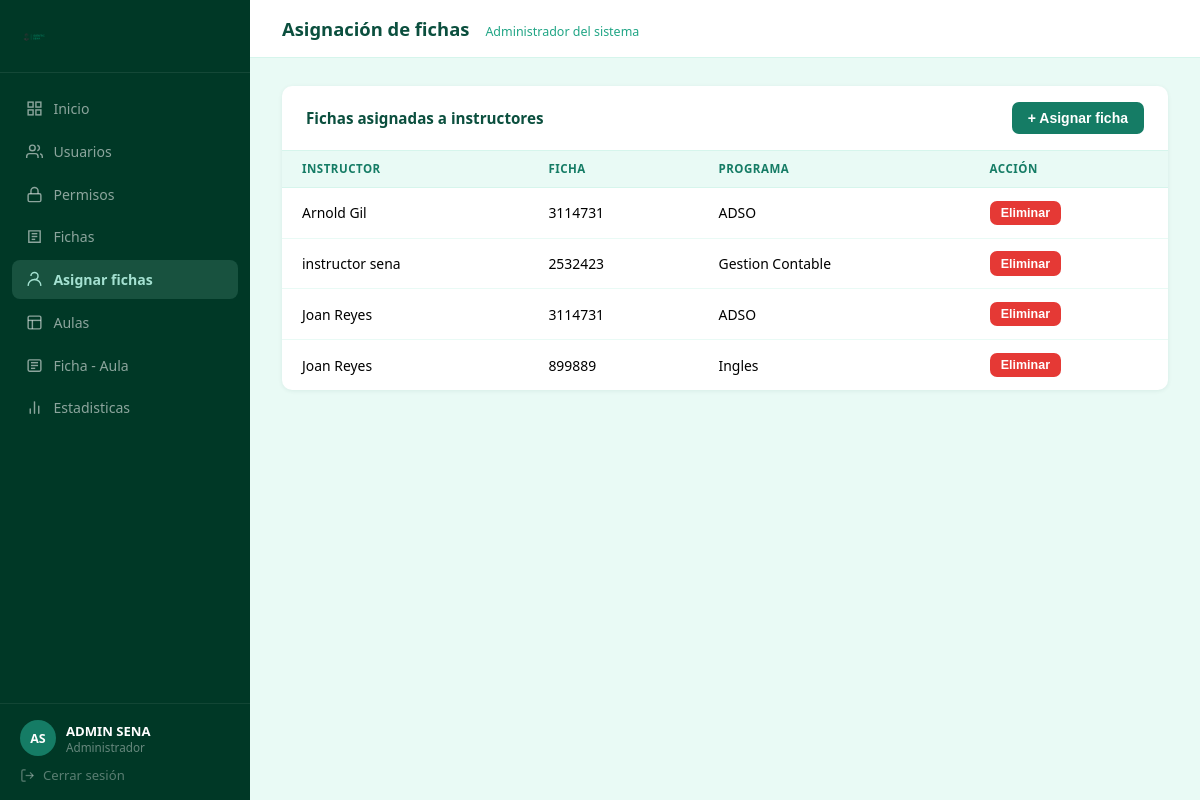
The app's page /usuarios/dashboard/asignaciones/ (signed in) with its own data.
### usuarios/models.py (models this page shows, shortened)
class Usuario(AbstractUser):
    ROL_CHOICES = [
        ('admin',     'Administrador'),
        ('vigilante', 'Vigilante'),
        ('aprendiz', 'Aprendiz'),
        ('instructor','Instructor'),
    ]
    email           = models.EmailField(unique=True)
    tipoDocumento   = models.CharField(max_length=2)
    numeroDocumento = models.CharField(max_length=20, unique=True)
    nombre          = models.CharField(max_length=50)
    apellido        = models.CharField(max_length=50)
    edad            = models.PositiveIntegerField(blank=True, null=True)
    telefono        = models.CharField(max_length=15, blank=True, null=True)
    rol = models.CharField(
        max_length=20,
        choices=ROL_CHOICES,
        default='aprendiz',
    )
    USERNAME_FIELD  = 'email'
    REQUIRED_FIELDS = ['username', 'nombre', 'apellido']

class InstructorFicha(models.Model):
    instructor = models.ForeignKey(
        Usuario,
        on_delete=models.CASCADE,
        limit_choices_to={'rol': 'instructor'}
    )
    ficha = models.ForeignKey(
        Ficha,
        on_delete=models.CASCADE
    )
    class Meta:
        unique_together = ('instructor', 'ficha')

class Ficha(models.Model):
    codigo = models.CharField(
        max_length=20,
        unique=True
    )
    programa = models.CharField(
        max_length=200
    )
    jornada = models.CharField(
        max_length=50
    )
    aprendices = models.ManyToManyField(
        Usuario,
        limit_choices_to={'rol': 'aprendiz'},
        related_name="fichas"
    )

### usuarios/views.py (the view)
@login_required
@user_passes_test(es_admin, login_url='login')
def dashboard_asignar_fichas(request):
    instructores = Usuario.objects.filter(
        rol='instructor'
    )
    fichas = Ficha.objects.all()
    asignaciones = InstructorFicha.objects.select_related(
        'instructor',
        'ficha'
    )
    return render(
        request,
        'usuarios/dashboard_asignar_fichas.html',
        {
            'instructores': instructores,
            'fichas': fichas,
            'asignaciones': asignaciones
        }
    )

### usuarios/views.py (called while the page is built)
def es_admin(user):
    return user.is_authenticated and (
        user.is_staff or user.rol == 'admin'
    )

### usuarios/templates/usuarios/dashboard_asignar_fichas.html (shortened to what this page needs)
{% load static %}
<!DOCTYPE html>
<html lang="es">
<head>
    <link rel="stylesheet" href="{% static 'css/mainConfig.css' %}">
    <link rel="stylesheet" href="{% static 'css/dashboard.css' %}">
</head>
<body>
    <div class="dash-layout">
        <aside class="dash-sidebar">
            <div class="dash-brand">
                <img src="{% static 'img/identic_sena 2-largo.png' %}" class="dash-logo">
            </div>
            <nav class="dash-nav">
                <a href="{% url 'dashboard' %}" class="dash-nav-item">
                    <svg viewBox="0 0 24 24" fill="none" stroke="currentColor" stroke-width="2">
                        <rect x="3" y="3" width="7" height="7" />
                        <rect x="14" y="3" width="7" height="7" />
                        <rect x="3" y="14" width="7" height="7" />
                        <rect x="14" y="14" width="7" height="7" />
                    </svg>
                    Inicio
                </a>
                <a href="{% url 'dashboard_usuarios' %}" class="dash-nav-item">
                    <svg viewBox="0 0 24 24" fill="none" stroke="currentColor" stroke-width="2">
                        <path d="M17 21v-2a4 4 0 0 0-4-4H5a4 4 0 0 0-4 4v2" />
                        <circle cx="9" cy="7" r="4" />
                        <path d="M23 21v-2a4 4 0 0 0-3-3.87" />
                        <path d="M16 3.13a4 4 0 0 1 0 7.75" />
                    </svg>
                    Usuarios
                </a>
                <a href="{% url 'dashboard_permisos' %}" class="dash-nav-item">
                    <svg viewBox="0 0 24 24" fill="none" stroke="currentColor" stroke-width="2">
                        <rect x="3" y="11" width="18" height="11" rx="2" />
                        <path d="M7 11V7a5 5 0 0 1 10 0v4" />
                    </svg>
                    Permisos
                </a>
                <a href="{% url 'dashboard_fichas' %}" class="dash-nav-item">
                    <svg viewBox="0 0 24 24" fill="none" stroke="currentColor" stroke-width="2">
                        <path d="M4 4h16v16H4z" />
                        <path d="M8 8h8" />
                        <path d="M8 12h8" />
                        <path d="M8 16h5" />
                    </svg>
                    Fichas
                </a>
                <a href="{% url 'dashboard_asignar_fichas' %}" class="dash-nav-item dash-nav-item--activo">
                    <svg viewBox="0 0 24 24" fill="none" stroke="currentColor" stroke-width="2">
                        <path d="M12 12a5 5 0 1 0-5-5" />
                        <path d="M3 21a9 9 0 0 1 18 0" />
                    </svg>
                    Asignar fichas
                </a>
                <a href="{% url 'dashboard_aulas_admin' %}" class="dash-nav-item">
                    <svg viewBox="0 0 24 24" fill="none" stroke="currentColor" stroke-width="2">
                        <rect x="3" y="3" width="18" height="18" rx="2" ry="2" />
                        <path d="M3 9h18" />
                        <path d="M9 21V9" />
                    </svg>
                    Aulas
                </a>
                <a href="{% url 'dashboard_ficha_aula_admin' %}" class="dash-nav-item">
                    <svg viewBox="0 0 24 24" fill="none" stroke="currentColor" stroke-width="2">
                        <rect x="3" y="4" width="18" height="16" rx="2" />
                        <path d="M7 8h10" />
                        <path d="M7 12h10" />
                        <path d="M7 16h6" />
                    </svg>
                    Ficha - Aula
                </a>
                <a href="{% url 'estadisticas' %}" class="dash-nav-item">
                    <svg viewBox="0 0 24 24" fill="none" stroke="currentColor" stroke-width="2" stroke-linecap="round"
                        stroke-linejoin="round">
                        <path d="M18 20V10" />
                        <path d="M12 20V4" />
                        <path d="M6 20V14" />
                    </svg>
                    Estadisticas
                </a>
            </nav>
            <div class="dash-sidebar-footer">
                <div class="dash-user-info">
                    <div class="dash-avatar">
                        {{ request.user.nombre|first|upper }}{{ request.user.apellido|first|upper }}
                    </div>
                    <div>
                        <div class="dash-user-nombre">
                            {{ request.user.nombre }} {{ request.user.apellido }}
                        </div>
                        <div class="dash-user-rol">
                            {{ request.user.get_rol_display }}
                        </div>
                    </div>
                </div>
                <a href="{% url 'logout' %}" class="dash-logout">
                    <svg viewBox="0 0 24 24" fill="none" stroke="currentColor" stroke-width="2">
                        <path d="M9 21H5a2 2 0 0 1-2-2V5a2 2 0 0 1 2-2h4" />
                        <polyline points="16 17 21 12 16 7" />
                        <line x1="21" y1="12" x2="9" y2="12" />
                    </svg>
                    Cerrar sesión
                </a>
            </div>
        </aside>
        <div class="dash-main">
            <header class="dash-topbar">
                <h1 class="dash-topbar-titulo">
                    Asignación de fichas
                </h1>
                <span class="dash-topbar-sub">
                    Administrador del sistema
                </span>
            </header>
            <main class="dash-contenido">
                <div class="dash-card">
                    <div class="dash-card-header flex-header">
                        <h2 class="dash-card-titulo">
                            Fichas asignadas a instructores
                        </h2>
                        <button class="dash-btn dash-btn--verde" onclick="abrirModal()">
                            + Asignar ficha
                        </button>
                    </div>
                    <table class="dash-tabla">
                        <thead>
                            <tr>
                                <th>Instructor</th>
                                <th>Ficha</th>
                                <th>Programa</th>
                                <th>Acción</th>
                            </tr>
                        </thead>
                        <tbody>
                            {% for item in asignaciones %}
                            <tr>
                                <td>
                                    {{ item.instructor.nombre }}
                                    {{ item.instructor.apellido }}
                                </td>
                                <td>
                                    {{ item.ficha.codigo }}
                                </td>
                                <td>
                                    {{ item.ficha.programa }}
                                </td>
                                <td>
                                    <form method="POST" action="{% url 'eliminar_asignacion_ficha' item.id %}">
                                        <button class="dash-btn dash-btn--sm dash-btn--peligro">
                                            Eliminar
                                        </button>
                                    </form>
                                </td>
                            </tr>
                            {% empty %}
                            <tr>
                                <td colspan="4" class="dash-tabla-vacio">
                                    No existen asignaciones.
                                </td>
                            </tr>
                            {% endfor %}
                        </tbody>
                    </table>
                </div>
            </main>
        </div>
    </div>
</body>
</html>

### static/css/mainConfig.css (style rules this page uses)
:root { --colorBlanco: #ffffff; --colorTurquesa: #a4e1d1; --colorVerdeClaro: #8dd9c6; --colorVerde: #20a585; --colorVerdePrincipal: #157c65; --colorVerdeMuyOscuro: #0b4f3e; --colorSuperOscuro: #003826; --verdeHover: #1a8f72; --verdeSuave: #e9faf5; --verdeSuave2: #d6f5ec; }
* { margin: 0; padding: 0; }

### static/css/dashboard.css (style rules this page uses)
body { font-family: 'Segoe UI', system-ui, sans-serif; }
.dash-layout { display: flex; min-height: 100vh; background: var(--verdeSuave); }
.dash-sidebar { width: 250px; background: var(--colorSuperOscuro); display: flex; flex-direction: column; position: sticky; top: 0; height: 100vh; flex-shrink: 0; }
.dash-brand { display: flex; align-items: center; gap: 10px; padding: 1.4rem 1.25rem 1.2rem; border-bottom: 1px solid rgba(255, 255, 255, .08); }
.dash-logo { width: 30px; height: 30px; object-fit: contain; }
.dash-nav { flex: 1; padding: 1rem 0.75rem; display: flex; flex-direction: column; gap: 3px; }
.dash-nav-item { display: flex; align-items: center; gap: 10px; padding: 0.65rem 0.9rem; border-radius: 8px; color: rgba(255, 255, 255, .55); text-decoration: none; font-size: 0.88rem; transition: background .15s, color .15s; }
.dash-nav-item svg { width: 17px; height: 17px; flex-shrink: 0; }
.dash-nav-item--activo { background: rgba(164, 225, 209, .15); color: var(--colorTurquesa); font-weight: 600; }
.dash-sidebar-footer { padding: 1rem 1.25rem; border-top: 1px solid rgba(255, 255, 255, .07); display: flex; flex-direction: column; gap: 10px; }
.dash-user-info { display: flex; align-items: center; gap: 10px; }
.dash-avatar { border-radius: 50%; background: var(--colorVerdePrincipal); color: #fff; font-weight: 700; display: flex; align-items: center; justify-content: center; flex-shrink: 0; font-size: 0.78rem; width: 36px; height: 36px; }
.dash-user-nombre { color: #fff; font-size: 0.82rem; font-weight: 600; white-space: nowrap; overflow: hidden; text-overflow: ellipsis; }
.dash-user-rol { color: rgba(255, 255, 255, .4); font-size: 0.73rem; }
.dash-logout { display: flex; align-items: center; gap: 8px; color: rgba(255, 255, 255, .35); text-decoration: none; font-size: 0.82rem; transition: color .15s; }
.dash-logout svg { width: 15px; height: 15px; }
.dash-main { flex: 1; display: flex; flex-direction: column; min-width: 0; }
.dash-topbar { background: #fff; border-bottom: 1px solid var(--verdeSuave2); padding: 1rem 2rem; display: flex; align-items: baseline; gap: 1rem; }
.dash-topbar-titulo { font-size: 1.15rem; font-weight: 700; color: var(--colorVerdeMuyOscuro); }
.dash-topbar-sub { font-size: 0.78rem; color: var(--colorVerde); }
.dash-contenido { padding: 1.75rem 2rem; display: flex; flex-direction: column; gap: 1.5rem; }
.flex-header { display: flex; flex-wrap: wrap; justify-content: space-between; align-items: center; gap: 15px; }
.dash-card { background: #fff; border-radius: 10px; box-shadow: 0 1px 4px rgba(11, 79, 62, .08); overflow: hidden; }
.dash-card-header { display: flex; align-items: center; justify-content: space-between; padding: 1rem 1.5rem; border-bottom: 1px solid var(--verdeSuave2); flex-wrap: wrap; gap: 0.75rem; }
.dash-card-titulo { font-size: 0.95rem; font-weight: 700; color: var(--colorVerdeMuyOscuro); }
.dash-tabla { width: 100%; border-collapse: collapse; }
.dash-tabla th { background: var(--verdeSuave); color: var(--colorVerdePrincipal); font-size: 0.72rem; font-weight: 600; text-transform: uppercase; letter-spacing: .5px; padding: 0.65rem 1.25rem; text-align: left; border-bottom: 1px solid var(--verdeSuave2); }
.dash-tabla td { padding: 0.8rem 1.25rem; border-bottom: 1px solid var(--verdeSuave); font-size: 0.87rem; vertical-align: middle; }
.dash-tabla tbody tr:last-child td { border-bottom: none; }
.dash-btn { display: inline-flex; align-items: center; gap: 6px; padding: 0.5rem 1rem; border-radius: 7px; border: none; font-size: 0.875rem; font-weight: 600; cursor: pointer; text-decoration: none; transition: opacity .15s, transform .1s; white-space: nowrap; }
.dash-btn--verde { background: var(--colorVerdePrincipal); color: #fff; }
.dash-btn--peligro { background: #e53935; color: #fff; }
.dash-btn--sm { padding: 0.32rem 0.7rem; font-size: 0.78rem; }

### records on screen
Usuario: user.nombre|first "A", user.apellido|first "S", user.nombre "ADMIN", user.apellido "SENA", user.rol "Administrador"
InstructorFicha: instructor.nombre "Arnold", instructor.apellido "Gil", ficha.codigo "3114731", ficha.programa "ADSO"
InstructorFicha: instructor.nombre "instructor", instructor.apellido "sena", ficha.codigo "2532423", ficha.programa "Gestion Contable"
InstructorFicha: instructor.nombre "Joan", instructor.apellido "Reyes", ficha.codigo "3114731", ficha.programa "ADSO"
InstructorFicha: instructor.nombre "Joan", instructor.apellido "Reyes", ficha.codigo "899889", ficha.programa "Ingles"
